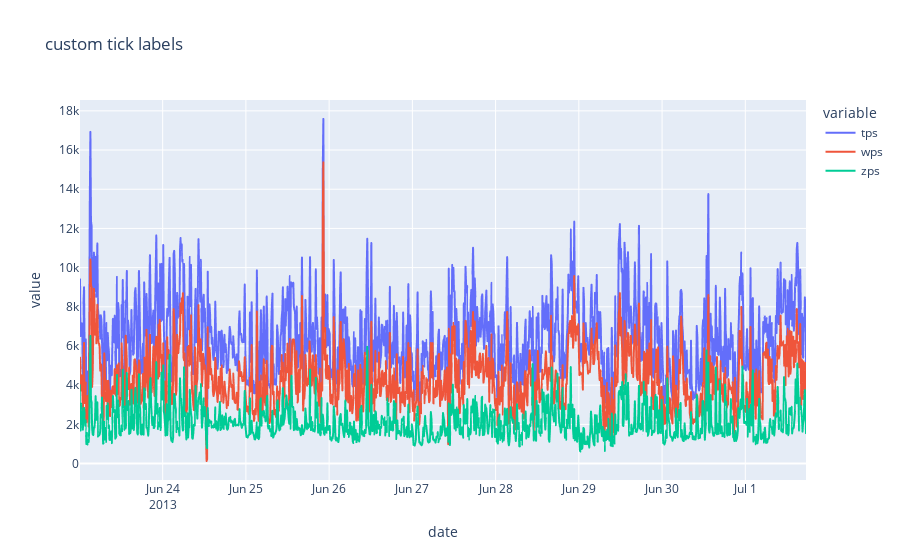

Notebook cell for this chart:
### Code cell
import sqlite3
from pandas import DataFrame
import plotly.express as px

import numpy as np
import joypy
import matplotlib as mpl
import matplotlib.pyplot as plt
import seaborn as sns
import warnings; warnings.filterwarnings(action='once')

large = 22; med = 16; small = 12
params = {'axes.titlesize': large,
          'legend.fontsize': med,
          'figure.figsize': (16, 10),
          'axes.labelsize': med,
          'axes.titlesize': med,
          'xtick.labelsize': med,
          'ytick.labelsize': med,
          'figure.titlesize': large}
plt.rcParams.update(params)
plt.style.use('seaborn-whitegrid')
sns.set_style("white")
%matplotlib inline


con = sqlite3.connect('sarDATA/db/redhat_5.db')
cur = con.cursor()
cur.execute("SELECT * FROM 'IORates.1' where name='localhost.localdomain-007f0100'")
#cur.execute("SELECT * FROM 'IORates.1'")
a = cur.fetchall()
df = DataFrame(a,columns=['name', 'date', 'tps', 'wps', 'zps'])
df1 = df.loc[:,"date":"zps"]
df1 = df.columns[1:]
print(df1)
fig = px.line(df, x='date', y=df.columns[2:],
              hover_data={"date": "|%B %d, %Y"},
              title='custom tick labels')

fig.show()
#fig = px.area(df, x='date', y=df.columns[2:], facet_col="name", facet_col_wrap=2)
#fig.show()

#import matplotlib.dates as mdates
#myFmt = mdates.DateFormatter('%Y-%m-%d %H:%M:%S')
#ax.xaxis.set_major_formatter(myFmt)

# Prepare Data
x = df['date'].values.tolist()
y1 = df['tps'].values.tolist()
y2 = df['zps'].values.tolist()
mycolors = ['tab:red', 'tab:blue', 'tab:green', 'tab:orange', 'tab:brown', 'tab:grey', 'tab:pink', 'tab:olive']      
columns = ['tps', 'zps']

# Draw Plot 
fig, ax = plt.subplots(1, 1, figsize=(16,9), dpi= 80)
ax.fill_between(x, y1=y1, y2=0, label=columns[1], alpha=0.5, color=mycolors[1], linewidth=2)
ax.fill_between(x, y1=y2, y2=0, label=columns[0], alpha=0.5, color=mycolors[0], linewidth=2)
import matplotlib.dates as mdates
myFmt = mdates.DateFormatter('%Y-%m-%d %H:%M:%S')
ax.xaxis.set_major_formatter(myFmt)


# Decorations
ax.set_title('Personal Savings Rate vs Median Duration of Unemployment', fontsize=18)
ax.set(ylim=[0, 30])
ax.legend(loc='best', fontsize=12)
plt.xticks(x[::50], fontsize=10, horizontalalignment='center')
plt.yticks(np.arange(2.5, 30.0, 2.5), fontsize=10)
plt.xlim(-10, x[-1])

# Draw Tick lines  
for y in np.arange(2.5, 30.0, 2.5):    
    plt.hlines(y, xmin=0, xmax=len(x), colors='black', alpha=0.3, linestyles="--", lw=0.5)

# Lighten borders
plt.gca().spines["top"].set_alpha(0)
plt.gca().spines["bottom"].set_alpha(.3)
plt.gca().spines["right"].set_alpha(0)
plt.gca().spines["left"].set_alpha(.3)
plt.show()

### Figure 1 — Plotly figure (JSON) as saved in the notebook; plotly's stock layout.template omitted (floating-point values rounded to 4 significant figures; data arrays with more than 128 entries replaced by an {"elided": "..."} marker saying what was removed)
{"data": [{"hovertemplate": "variable=tps<br>date=%{x|%B %d, %Y}<br>value=%{y}<extra></extra>", "legendgroup": "tps", "line": {"color": "#636efa", "dash": "solid"}, "mode": "lines", "name": "tps", "showlegend": true, "type": "scattergl", "x": {"elided": "1249 str values"}, "xaxis": "x", "y": {"elided": "1249 float values"}, "yaxis": "y"}, {"hovertemplate": "variable=wps<br>date=%{x|%B %d, %Y}<br>value=%{y}<extra></extra>", "legendgroup": "wps", "line": {"color": "#EF553B", "dash": "solid"}, "mode": "lines", "name": "wps", "showlegend": true, "type": "scattergl", "x": {"elided": "1249 str values"}, "xaxis": "x", "y": {"elided": "1249 float values"}, "yaxis": "y"}, {"hovertemplate": "variable=zps<br>date=%{x|%B %d, %Y}<br>value=%{y}<extra></extra>", "legendgroup": "zps", "line": {"color": "#00cc96", "dash": "solid"}, "mode": "lines", "name": "zps", "showlegend": true, "type": "scattergl", "x": {"elided": "1249 str values"}, "xaxis": "x", "y": {"elided": "1249 float values"}, "yaxis": "y"}], "layout": {"legend": {"title": {"text": "variable"}, "tracegroupgap": 0}, "title": {"text": "custom tick labels"}, "xaxis": {"anchor": "y", "domain": [0, 1], "title": {"text": "date"}}, "yaxis": {"anchor": "x", "domain": [0, 1], "title": {"text": "value"}}}}
